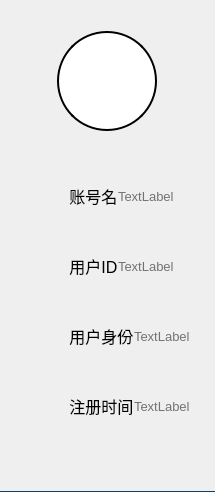
           <widget class="QWidget" name="page">
            <property name="styleSheet">
             <string notr="true">border-bottom: 1px solid #0D4268;</string>
            </property>
            <layout class="QVBoxLayout" name="verticalLayout_11">
             <property name="spacing">
              <number>0</number>
             </property>
             <property name="leftMargin">
              <number>25</number>
             </property>
             <property name="rightMargin">
              <number>25</number>
             </property>
             <item>
              <layout class="QVBoxLayout" name="verticalLayout_9">
               <item>
                <spacer name="verticalSpacer_5">
                 <property name="orientation">
                  <enum>Qt::Vertical</enum>
                 </property>
                 <property name="sizeType">
                  <enum>QSizePolicy::Fixed</enum>
                 </property>
                 <property name="sizeHint" stdset="0">
                  <size>
                   <width>20</width>
                   <height>20</height>
                  </size>
                 </property>
                </spacer>
               </item>
               <item alignment="Qt::AlignHCenter">
                <widget class="QLabel" name="label_5">
                 <property name="minimumSize">
                  <size>
                   <width>100</width>
                   <height>100</height>
                  </size>
                 </property>
                 <property name="maximumSize">
                  <size>
                   <width>100</width>
                   <height>100</height>
                  </size>
                 </property>
                 <property name="styleSheet">
                  <string notr="true">border: 2px solid #000;
border-radius: 50px;
background-color: #fff;</string>
                 </property>
                 <property name="text">
                  <string/>
                 </property>
                 <property name="pixmap">
                  <pixmap resource="res.qrc">:/resource/user.png</pixmap>
                 </property>
                 <property name="scaledContents">
                  <bool>true</bool>
                 </property>
                 <property name="margin">
                  <number>20</number>
                 </property>
                </widget>
               </item>
               <item>
                <spacer name="verticalSpacer_4">
                 <property name="orientation">
                  <enum>Qt::Vertical</enum>
                 </property>
                 <property name="sizeType">
                  <enum>QSizePolicy::Fixed</enum>
                 </property>
                 <property name="sizeHint" stdset="0">
                  <size>
                   <width>20</width>
                   <height>30</height>
                  </size>
                 </property>
                </spacer>
               </item>
              </layout>
             </item>
             <item>
              <layout class="QHBoxLayout" name="horizontalLayout_4">
               <property name="spacing">
                <number>0</number>
               </property>
               <item>
                <widget class="QLabel" name="label_3">
                 <property name="minimumSize">
                  <size>
                   <width>0</width>
                   <height>70</height>
                  </size>
                 </property>
                 <property name="maximumSize">
                  <size>
                   <width>250</width>
                   <height>70</height>
                  </size>
                 </property>
                 <property name="font">
                  <font>
                   <pointsize>12</pointsize>
                  </font>
                 </property>
                 <property name="text">
                  <string>          账号名</string>
                 </property>
                </widget>
               </item>
               <item>
                <widget class="QLabel" name="label_profileAccount">
                 <property name="maximumSize">
                  <size>
                   <width>16777215</width>
                   <height>70</height>
                  </size>
                 </property>
                 <property name="font">
                  <font>
                   <pointsize>10</pointsize>
                  </font>
                 </property>
                 <property name="styleSheet">
                  <string notr="true">color: rgb(115, 115, 115);</string>
                 </property>
                 <property name="text">
                  <string>TextLabel</string>
                 </property>
                </widget>
               </item>
              </layout>
             </item>
             <item>
              <layout class="QHBoxLayout" name="horizontalLayout_7">
               <property name="spacing">
                <number>0</number>
               </property>
               <item>
                <widget class="QLabel" name="label_2">
                 <property name="minimumSize">
                  <size>
                   <width>0</width>
                   <height>70</height>
                  </size>
                 </property>
                 <property name="maximumSize">
                  <size>
                   <width>250</width>
                   <height>70</height>
                  </size>
                 </property>
                 <property name="font">
                  <font>
                   <pointsize>12</pointsize>
                  </font>
                 </property>
                 <property name="text">
                  <string>          用户ID</string>
                 </property>
                </widget>
               </item>
               <item>
                <widget class="QLabel" name="label_profileUID">
                 <property name="maximumSize">
                  <size>
                   <width>16777215</width>
                   <height>70</height>
                  </size>
                 </property>
                 <property name="font">
                  <font>
                   <pointsize>10</pointsize>
                  </font>
                 </property>
                 <property name="styleSheet">
                  <string notr="true">color: rgb(115, 115, 115);</string>
                 </property>
                 <property name="text">
                  <string>TextLabel</string>
                 </property>
                </widget>
               </item>
              </layout>
             </item>
             <item>
              <layout class="QHBoxLayout" name="horizontalLayout_8">
               <property name="spacing">
                <number>0</number>
               </property>
               <item>
                <widget class="QLabel" name="label_6">
                 <property name="minimumSize">
                  <size>
                   <width>0</width>
                   <height>70</height>
                  </size>
                 </property>
                 <property name="maximumSize">
                  <size>
                   <width>250</width>
                   <height>70</height>
                  </size>
                 </property>
                 <property name="font">
                  <font>
                   <pointsize>12</pointsize>
                  </font>
                 </property>
                 <property name="text">
                  <string>          用户身份</string>
                 </property>
                </widget>
               </item>
               <item>
                <widget class="QLabel" name="label_profileIdentity">
                 <property name="maximumSize">
                  <size>
                   <width>16777215</width>
                   <height>70</height>
                  </size>
                 </property>
                 <property name="font">
                  <font>
                   <pointsize>10</pointsize>
                  </font>
                 </property>
                 <property name="styleSheet">
                  <string notr="true">color: rgb(115, 115, 115);</string>
                 </property>
                 <property name="text">
                  <string>TextLabel</string>
                 </property>
                </widget>
               </item>
              </layout>
             </item>
             <item>
              <layout class="QHBoxLayout" name="horizontalLayout_9">
               <property name="spacing">
                <number>0</number>
               </property>
               <item>
                <widget class="QLabel" name="label_7">
                 <property name="minimumSize">
                  <size>
                   <width>0</width>
                   <height>70</height>
                  </size>
                 </property>
                 <property name="maximumSize">
                  <size>
                   <width>250</width>
                   <height>70</height>
                  </size>
                 </property>
                 <property name="font">
                  <font>
                   <pointsize>12</pointsize>
                  </font>
                 </property>
                 <property name="text">
                  <string>          注册时间</string>
                 </property>
                </widget>
               </item>
               <item>
                <widget class="QLabel" name="label_profileDate">
                 <property name="maximumSize">
                  <size>
                   <width>16777215</width>
                   <height>70</height>
                  </size>
                 </property>
                 <property name="font">
                  <font>
                   <pointsize>10</pointsize>
                  </font>
                 </property>
                 <property name="styleSheet">
                  <string notr="true">color: rgb(115, 115, 115);</string>
                 </property>
                 <property name="text">
                  <string>TextLabel</string>
                 </property>
                </widget>
               </item>
              </layout>
             </item>
             <item>
              <layout class="QHBoxLayout" name="horizontalLayout_6">
               <item>
                <spacer name="verticalSpacer_3">
                 <property name="orientation">
                  <enum>Qt::Vertical</enum>
                 </property>
                 <property name="sizeHint" stdset="0">
                  <size>
                   <width>20</width>
                   <height>40</height>
                  </size>
                 </property>
                </spacer>
               </item>
              </layout>
             </item>
            </layout>
           </widget>
